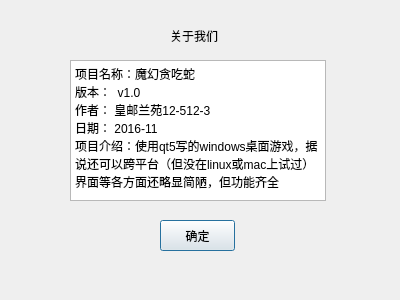
<?xml version="1.0" encoding="UTF-8"?>
<ui version="4.0">
 <class>aboutMe</class>
 <widget class="QDialog" name="aboutMe">
  <property name="geometry">
   <rect>
    <x>0</x>
    <y>0</y>
    <width>400</width>
    <height>300</height>
   </rect>
  </property>
  <property name="windowTitle">
   <string>Dialog</string>
  </property>
  <widget class="QPushButton" name="pushButton">
   <property name="geometry">
    <rect>
     <x>160</x>
     <y>220</y>
     <width>75</width>
     <height>31</height>
    </rect>
   </property>
   <property name="text">
    <string>确定</string>
   </property>
  </widget>
  <widget class="QLabel" name="label">
   <property name="geometry">
    <rect>
     <x>170</x>
     <y>30</y>
     <width>54</width>
     <height>12</height>
    </rect>
   </property>
   <property name="text">
    <string>关于我们</string>
   </property>
  </widget>
  <widget class="QTextBrowser" name="textBrowser">
   <property name="geometry">
    <rect>
     <x>70</x>
     <y>60</y>
     <width>256</width>
     <height>141</height>
    </rect>
   </property>
   <property name="html">
    <string>&lt;!DOCTYPE HTML PUBLIC &quot;-//W3C//DTD HTML 4.0//EN&quot; &quot;http://www.w3.org/TR/REC-html40/strict.dtd&quot;&gt;
&lt;html&gt;&lt;head&gt;&lt;meta name=&quot;qrichtext&quot; content=&quot;1&quot; /&gt;&lt;style type=&quot;text/css&quot;&gt;
p, li { white-space: pre-wrap; }
&lt;/style&gt;&lt;/head&gt;&lt;body style=&quot; font-family:'SimSun'; font-size:9pt; font-weight:400; font-style:normal;&quot;&gt;
&lt;p style=&quot; margin-top:0px; margin-bottom:0px; margin-left:0px; margin-right:0px; -qt-block-indent:0; text-indent:0px;&quot;&gt;项目名称：魔幻贪吃蛇&lt;/p&gt;
&lt;p style=&quot; margin-top:0px; margin-bottom:0px; margin-left:0px; margin-right:0px; -qt-block-indent:0; text-indent:0px;&quot;&gt;版本：  v1.0&lt;/p&gt;
&lt;p style=&quot; margin-top:0px; margin-bottom:0px; margin-left:0px; margin-right:0px; -qt-block-indent:0; text-indent:0px;&quot;&gt;作者： 皇邮兰苑12-512-3&lt;/p&gt;
&lt;p style=&quot; margin-top:0px; margin-bottom:0px; margin-left:0px; margin-right:0px; -qt-block-indent:0; text-indent:0px;&quot;&gt;日期： 2016-11&lt;/p&gt;
&lt;p style=&quot; margin-top:0px; margin-bottom:0px; margin-left:0px; margin-right:0px; -qt-block-indent:0; text-indent:0px;&quot;&gt;项目介绍：使用qt5写的windows桌面游戏，据说还可以跨平台（但没在linux或mac上试过）界面等各方面还略显简陋，但功能齐全&lt;/p&gt;&lt;/body&gt;&lt;/html&gt;</string>
   </property>
  </widget>
 </widget>
 <resources/>
 <connections>
  <connection>
   <sender>pushButton</sender>
   <signal>clicked()</signal>
   <receiver>aboutMe</receiver>
   <slot>close()</slot>
   <hints>
    <hint type="sourcelabel">
     <x>203</x>
     <y>234</y>
    </hint>
    <hint type="destinationlabel">
     <x>96</x>
     <y>237</y>
    </hint>
   </hints>
  </connection>
 </connections>
</ui>
